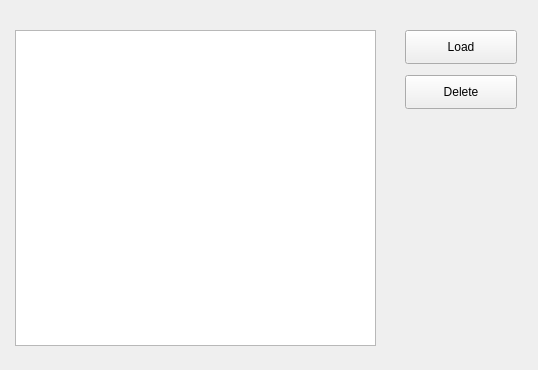
<?xml version="1.0" encoding="UTF-8"?>
<ui version="4.0">
 <class>table_list</class>
 <widget class="QWidget" name="table_list">
  <property name="geometry">
   <rect>
    <x>0</x>
    <y>0</y>
    <width>538</width>
    <height>370</height>
   </rect>
  </property>
  <property name="windowTitle">
   <string>Timetable list</string>
  </property>
  <widget class="QListWidget" name="listWidget">
   <property name="geometry">
    <rect>
     <x>15</x>
     <y>30</y>
     <width>361</width>
     <height>316</height>
    </rect>
   </property>
  </widget>
  <widget class="QPushButton" name="Load_btn">
   <property name="geometry">
    <rect>
     <x>405</x>
     <y>30</y>
     <width>112</width>
     <height>34</height>
    </rect>
   </property>
   <property name="text">
    <string>Load</string>
   </property>
  </widget>
  <widget class="QPushButton" name="Del_btn">
   <property name="geometry">
    <rect>
     <x>405</x>
     <y>75</y>
     <width>112</width>
     <height>34</height>
    </rect>
   </property>
   <property name="text">
    <string>Delete</string>
   </property>
  </widget>
 </widget>
 <resources/>
 <connections/>
</ui>
